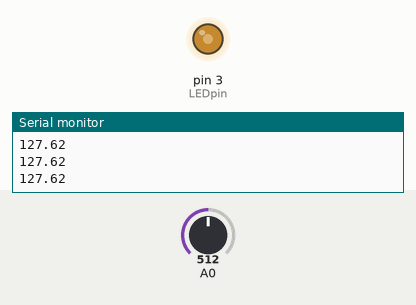
Bench run of a sketch on a simulated Arduino Uno, built with avr-gcc and run on an emulated ATmega328P. On the bench: output pins drawn as LEDs (lit = HIGH), the last lines printed to the serial monitor. Inputs (shaded band) come from the test bench; at power-on: A0 = 512.

Above: at 1.2 s.
1.3 s: A0 set to 716
At 1.9 s:
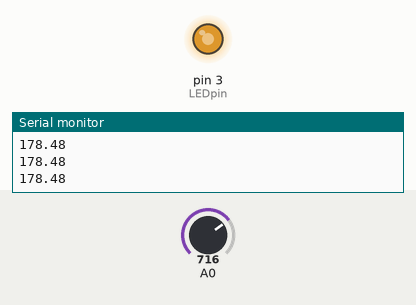
2.8 s: A0 set to 900
At 4.0 s:
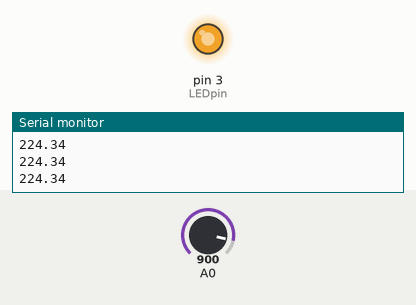
4.3 s: A0 set to 122
At 5.5 s:
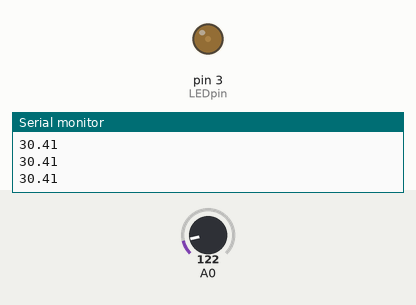
5.8 s: A0 set to 0
At 6.3 s:
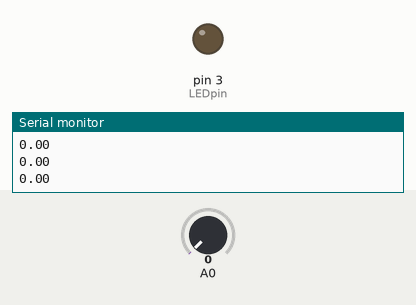
7.3 s: A0 set to 511
At 7.7 s:
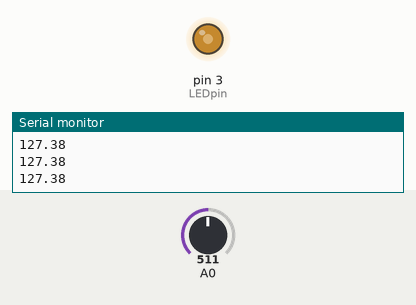
Timing chart, 0 to 9.8 s (numbered marks = the images above; inputs shaded):
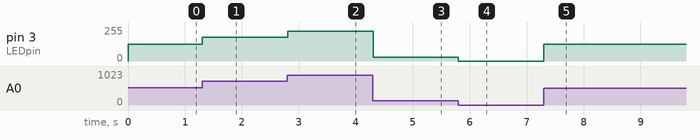

The sketch:

AnswerForStep17.ino
```cpp
 #define LEDpin 3

void setup() {
  // Set up both A0 and pin 3 for input.
  pinMode(A0, INPUT);
  pinMode(LEDpin, INPUT);
  Serial.begin(9600);
  Serial.println("Done.");
}

void loop() {
  // Read potentiometer from pin A0.
   int analogValue = analogRead(A0);

  // Scale the value to read in the range of 0-255.
   float pulseValue = analogValue*(255.0/1023.0);

  // Drive pin 3 with pulseValue.
   analogWrite(LEDpin, pulseValue);

  // Print out value.
   Serial.println(pulseValue);
}
```

Measured:
- after the input at 1.3 s, pin 3 (LEDpin): 127/255 → 178/255 at once
- after the input at 2.8 s, pin 3 (LEDpin): 178/255 → 224/255 at once
- after the input at 4.3 s, pin 3 (LEDpin): 224/255 → 30/255 at once
- after the input at 5.8 s, pin 3 (LEDpin): 30/255 → 0/255 at once
- after the input at 7.3 s, pin 3 (LEDpin): 0/255 → 127/255 at once
